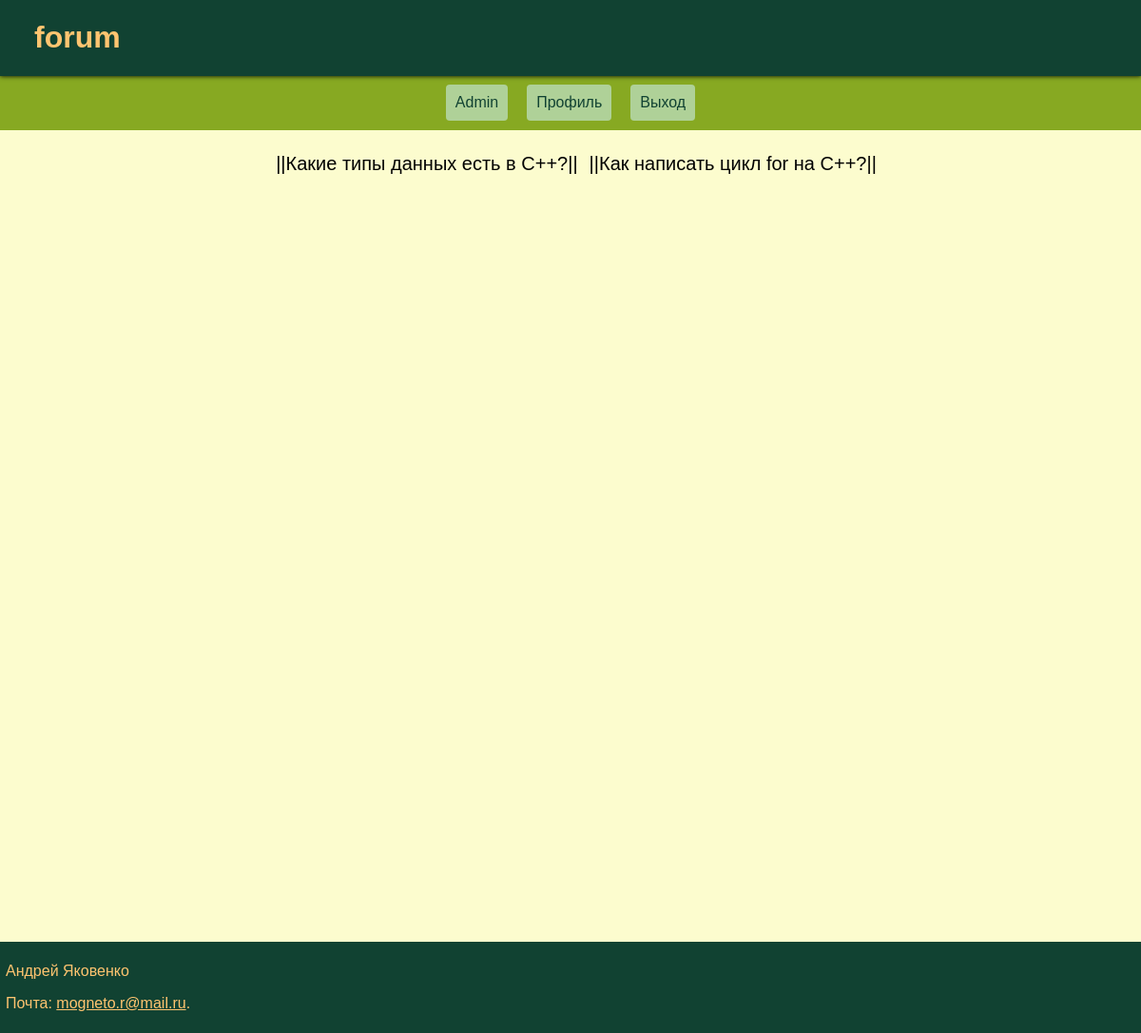
The page /topic_detail/2 (signed in) on the database its author committed.
### forum/models.py (models this page shows, shortened)
class Question(models.Model):
    text_question = models.CharField(max_length=70)
    topic = models.ManyToManyField(Topic)

### forum/views.py (the view)
# urls.py: path('topic_detail/<int:pk>', views.topic_detail, name='topic_detail'),
@login_required(login_url='login')
def topic_detail(request, pk):
    topic = get_object_or_404(Topic, pk=pk)
    questions = Question.objects.filter(topic=topic)
    return render(request, 'card/topic_detail.html', {'questions': questions})

### forum/templates/card/topic_detail.html
{% extends "card/base.html" %}
{% block content %}
    <div class='conteiner'>
        {% for question in questions %}
            <a class='questions' href="{% url 'question_detail' pk=question.pk %}">||{{question.text_question}}||</a>
        {% endfor %}
    </div>
{% endblock %}

### forum/static/css/base.css (style rules this page uses)
body { min-height: 100vh; width: 100%; background-color: #fcfcce; margin: 0 auto; display: flex; flex-direction: column; font-family: 'Jost', sans-serif; }
.conteiner { height: 100%; width: 100%; display: flex; flex-wrap: wrap; justify-content: center; }
.questions { height: 20px; text-decoration: none; color: black; font-size: 20px; margin-top: 2%; margin-left: 1%; }

### rows shown on the page
Question: text_question "Какие типы данных есть в C++?"
Question: text_question "Как написать цикл for на C++?"
